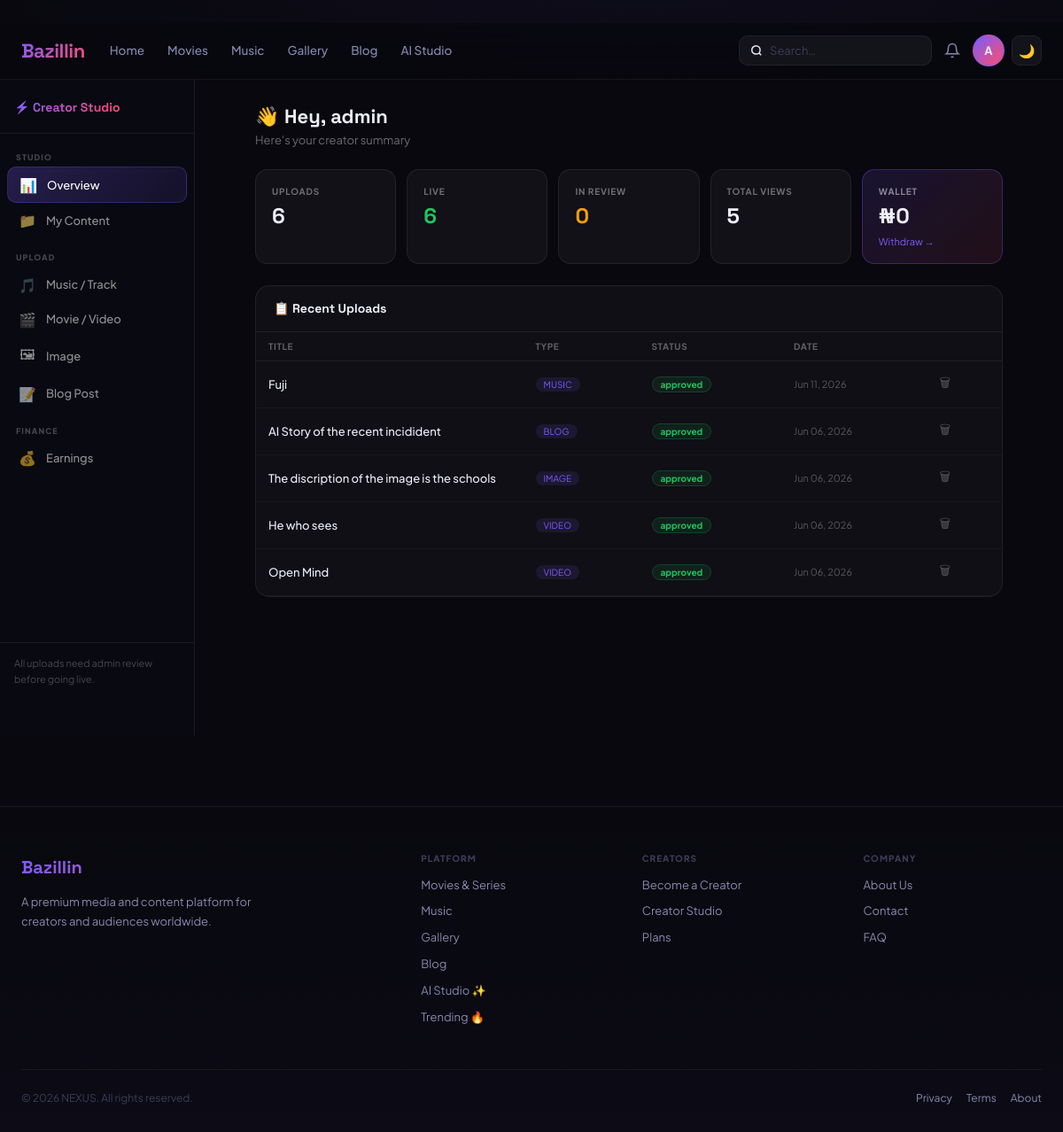
Screenshot of /creator/ (signed in) with the database file from the repository.
### cms/models.py (models this page shows, shortened)
class BrandingConfig(models.Model):
    site_name        = models.CharField(max_length=100, default='NEXUS')
    site_tagline     = models.CharField(max_length=300, blank=True)
    site_description = models.TextField(blank=True)
    logo_primary     = models.ImageField(upload_to='cms/branding/', null=True, blank=True, help_text='Primary logo (dark bg)')
    logo_dark        = models.ImageField(upload_to='cms/branding/', null=True, blank=True, help_text='Logo for light backgrounds')
    logo_footer      = models.ImageField(upload_to='cms/branding/', null=True, blank=True)
    logo_email       = models.ImageField(upload_to='cms/branding/', null=True, blank=True)
    favicon          = models.ImageField(upload_to='cms/branding/', null=True, blank=True)
    social_preview   = models.ImageField(upload_to='cms/branding/', null=True, blank=True, help_text='Default OG image (1200x630)')
    contact_email    = models.EmailField(blank=True)
    contact_phone    = models.CharField(max_length=30, blank=True)
    contact_address  = models.TextField(blank=True)
    social_twitter   = models.URLField(blank=True)
    social_instagram = models.URLField(blank=True)
    social_facebook  = models.URLField(blank=True)
    social_youtube   = models.URLField(blank=True)
    social_tiktok    = models.URLField(blank=True)
    social_discord   = models.URLField(blank=True)
    social_linkedin  = models.URLField(blank=True)
    copyright_text   = models.CharField(max_length=300, blank=True, default='© {year} NEXUS. All rights reserved.')
    updated_at       = models.DateTimeField(auto_now=True)
    class Meta:
        verbose_name = 'Branding Config'
    @classmethod
    def get(cls):
        obj, _ = cls.objects.get_or_create(pk=1)
        return obj
    def get_copyright(self):
        return self.copyright_text.replace('{year}', str(timezone.now().year))

### accounts/models.py (models this page shows, shortened)
class User(AbstractUser):
    ROLE_CHOICES = [('admin', 'Admin'), ('creator', 'Creator'), ('user', 'User')]
    role            = models.CharField(max_length=20, choices=ROLE_CHOICES, default='user')
    avatar          = models.ImageField(upload_to='avatars/', null=True, blank=True)
    bio             = models.TextField(blank=True)
    website         = models.URLField(blank=True)
    followers_count = models.IntegerField(default=0)
    total_earnings  = models.DecimalField(max_digits=10, decimal_places=2, default=0)
    is_verified     = models.BooleanField(default=False)
    subscription_plan   = models.ForeignKey(SubscriptionPlan, null=True, blank=True, on_delete=models.SET_NULL)
    subscription_expiry = models.DateTimeField(null=True, blank=True)
    ai_credits_used     = models.IntegerField(default=0)   # monthly AI blog usage
    ai_credits_reset    = models.DateField(null=True, blank=True)
    created_at          = models.DateTimeField(auto_now_add=True)
    def is_admin(self):    return self.role == 'admin'
    def is_creator(self):  return self.role in ('admin', 'creator')

### monetization/models.py (models this page shows, shortened)
class Wallet(models.Model):
    user             = models.OneToOneField(settings.AUTH_USER_MODEL, on_delete=models.CASCADE,
                                            related_name='wallet')
    balance          = models.DecimalField(max_digits=12, decimal_places=2, default=0)
    pending_balance  = models.DecimalField(max_digits=12, decimal_places=2, default=0)
    total_earned     = models.DecimalField(max_digits=12, decimal_places=2, default=0)
    total_withdrawn  = models.DecimalField(max_digits=12, decimal_places=2, default=0)
    currency         = models.CharField(max_length=5, default='NGN')
    updated_at       = models.DateTimeField(auto_now=True)
    class Meta:
        indexes = [models.Index(fields=['user'])]

### content/models.py (models this page shows, shortened)
class Content(models.Model):
    TYPE_CHOICES   = [('image', 'Image'), ('video', 'Video'), ('music', 'Music'), ('blog', 'Blog')]
    STATUS_CHOICES = [('pending', 'Pending'), ('approved', 'Approved'), ('rejected', 'Rejected')]
    TIER_CHOICES   = [('free', 'Free'), ('premium', 'Premium')]
    creator      = models.ForeignKey(
        settings.AUTH_USER_MODEL, on_delete=models.CASCADE, related_name='contents'
    )
    title        = models.CharField(max_length=200)
    slug         = models.SlugField(max_length=220, unique=True, blank=True)
    description  = models.TextField(blank=True)
    content_type = models.CharField(max_length=20, choices=TYPE_CHOICES)
    tier         = models.CharField(max_length=20, choices=TIER_CHOICES, default='free')
    status       = models.CharField(max_length=20, choices=STATUS_CHOICES, default='pending')
    category     = models.ForeignKey(Category, on_delete=models.SET_NULL, null=True, blank=True)
    tags         = models.ManyToManyField(Tag, blank=True)
    file       = models.FileField(upload_to='content/', null=True, blank=True)
    thumbnail  = models.ImageField(upload_to='thumbnails/', null=True, blank=True)
    source_url = models.URLField(blank=True, help_text='External link used instead of an upload, to save storage space.')
    body = models.TextField(blank=True)
    views           = models.IntegerField(default=0)
    likes_count     = models.IntegerField(default=0)
    downloads_count = models.IntegerField(default=0)
    ai_score    = models.FloatField(null=True, blank=True)
    ai_flags    = models.JSONField(default=dict, blank=True)
    ai_reviewed = models.BooleanField(default=False)
    price    = models.DecimalField(max_digits=8, decimal_places=2, default=0)
    earnings = models.DecimalField(max_digits=10, decimal_places=2, default=0)
    is_ai_generated = models.BooleanField(default=False)
    is_published    = models.BooleanField(default=False)   # NEW – mirrors approved status
    featured        = models.BooleanField(default=False)
    created_at      = models.DateTimeField(auto_now_add=True)
    updated_at      = models.DateTimeField(auto_now=True)
    class Meta:
        ordering = ['-created_at']
    def save(self, *args, **kwargs):
        self.is_published = (self.status == 'approved')
        if not self.slug:
            from django.utils.text import slugify
            base = slugify(self.title) or 'content'
            slug = base
            i = 1
            while Content.objects.filter(slug=slug).exclude(pk=self.pk).exists():
                i += 1
                slug = f'{base}-{i}'
            self.slug = slug
        super().save(*args, **kwargs)

### core/views.py (the view)
    def wrapper(request, *args, **kwargs):
        if not request.user.is_authenticated:
            return redirect('/auth/login/?next=' + request.path)
        if not (request.user.is_creator() or request.user.is_admin()):
            messages.error(request, 'Creator account required.')
            return redirect('/')
        return view_func(request, *args, **kwargs)

### templates/creator/dashboard.html (shortened to what this page needs)
{% extends 'base.html' %}
{% block content %}
<div class="cs-layout">
<aside class="cs-sidebar">
  <div class="cs-logo"><span>⚡ Creator Studio</span></div>
  <div class="csb-sec">
    <div class="csb-lbl">Studio</div>
    <button class="nav-item active" onclick="goTab('overview',this)"><span class="nav-icon">📊</span>Overview</button>
    <button class="nav-item" onclick="goTab('my-content',this)"><span class="nav-icon">📁</span>My Content</button>
  </div>
  <div class="csb-sec" style="margin-top:4px">
    <div class="csb-lbl">Upload</div>
    <button class="nav-item" onclick="goTab('up-music',this)"><span class="nav-icon">🎵</span>Music / Track</button>
    <button class="nav-item" onclick="goTab('up-video',this)"><span class="nav-icon">🎬</span>Movie / Video</button>
    <button class="nav-item" onclick="goTab('up-image',this)"><span class="nav-icon">🖼</span>Image</button>
    <button class="nav-item" onclick="goTab('up-blog',this)"><span class="nav-icon">📝</span>Blog Post</button>
  </div>
  <div class="csb-sec" style="margin-top:4px">
    <div class="csb-lbl">Finance</div>
    <button class="nav-item" onclick="goTab('earnings',this)"><span class="nav-icon">💰</span>Earnings</button>
  </div>
  <div class="cs-footer">All uploads need admin review before going live.</div>
</aside>
<main class="cs-main">
<div class="cs-inner">
<div class="ctab active" id="tab-overview">
  <div style="margin-bottom:22px">
    <h1 style="font-family:'Space Grotesk',sans-serif;font-size:22px;font-weight:800;margin-bottom:4px">👋 Hey, {{ user.username }}</h1>
    <p style="color:rgba(255,255,255,.4);font-size:13px">Here's your creator summary</p>
  </div>
  <div class="stat-row">
    <div class="stat"><div class="stat-lbl">Uploads</div><div class="stat-val">{{ stats.total_uploads }}</div></div>
    <div class="stat"><div class="stat-lbl">Live</div><div class="stat-val" style="color:#22c55e">{{ stats.approved }}</div></div>
    <div class="stat"><div class="stat-lbl">In Review</div><div class="stat-val" style="color:#f59e0b">{{ stats.pending }}</div></div>
    <div class="stat"><div class="stat-lbl">Total Views</div><div class="stat-val">{{ stats.total_views }}</div></div>
    {% if wallet %}<div class="stat" style="background:linear-gradient(135deg,rgba(124,92,252,.15),rgba(255,77,109,.1));border-color:rgba(124,92,252,.3)">
      <div class="stat-lbl" style="color:rgba(255,255,255,.5)">Wallet</div>
      <div class="stat-val">₦{{ wallet.balance|default:"0" }}</div>
      <a href="/creator/withdraw/" style="font-size:11px;color:var(--ac);margin-top:8px;display:inline-block">Withdraw →</a>
    </div>{% endif %}
  </div>
  <div class="cp">
    <div class="cp-head"><span class="cp-title">📋 Recent Uploads</span></div>
    <div style="overflow-x:auto">
      <table style="width:100%;border-collapse:collapse;font-size:13px">
        <thead><tr style="border-bottom:1px solid rgba(255,255,255,.07)">
          <th style="padding:10px 14px;text-align:left;font-size:10px;font-weight:700;text-transform:uppercase;letter-spacing:.06em;color:rgba(255,255,255,.35)">Title</th>
          <th style="padding:10px 14px;text-align:left;font-size:10px;font-weight:700;text-transform:uppercase;letter-spacing:.06em;color:rgba(255,255,255,.35)">Type</th>
          <th style="padding:10px 14px;text-align:left;font-size:10px;font-weight:700;text-transform:uppercase;letter-spacing:.06em;color:rgba(255,255,255,.35)">Status</th>
          <th style="padding:10px 14px;text-align:left;font-size:10px;font-weight:700;text-transform:uppercase;letter-spacing:.06em;color:rgba(255,255,255,.35)">Date</th>
          <th></th>
        </tr></thead>
        <tbody>
        {% for c in content %}
        <tr style="border-bottom:1px solid rgba(255,255,255,.04)">
          <td style="padding:11px 14px;font-weight:500;max-width:180px;overflow:hidden;text-overflow:ellipsis;white-space:nowrap">{{ c.title }}</td>
          <td style="padding:11px 14px"><span style="background:rgba(124,92,252,.12);color:var(--ac);border-radius:20px;padding:2px 9px;font-size:10px;text-transform:uppercase">{{ c.content_type }}</span></td>
          <td style="padding:11px 14px"><span class="s-{{ c.status }}">{{ c.status }}</span></td>
          <td style="padding:11px 14px;font-size:11px;color:rgba(255,255,255,.3)">{{ c.created_at|date:"M d, Y" }}</td>
          <td style="padding:11px 14px"><form method="post" action="/creator/delete/{{ c.pk }}/" onsubmit="return confirm('Delete?')" style="display:inline">{% csrf_token %}<button style="background:none;border:none;color:rgba(255,255,255,.3);cursor:pointer;font-size:14px;padding:3px 7px;border-radius:6px;transition:color .15s" onmouseover="this.style.color='#ef4444'" onmouseout="this.style.color='rgba(255,255,255,.3)'">🗑</button></form></td>
        </tr>
        {% empty %}
        <tr><td colspan="5" style="text-align:center;padding:40px;color:rgba(255,255,255,.3);font-size:13px">No uploads yet — choose a content type below to start.</td></tr>
        {% endfor %}
        </tbody>
      </table>
    </div>
  </div>
</div>
</div>
</main>
</div>
{% endblock %}

### templates/base.html (shortened to what this page needs)
﻿<!DOCTYPE html>
<html lang="en" data-theme="dark">
<head>
</head>
<body>
<nav class="nav">
  <div class="nav-inner">
    <a class="nav-logo" href="/">
      {% if branding and branding.logo_primary %}<img src="{{ branding.logo_primary.url }}" alt="{{ branding.site_name }}">
      {% else %}{{ branding.site_name|default:'NEXUS' }}{% endif %}
    </a>
    <div class="nav-links">
      <a class="nav-link {% if request.path == '/' %}on{% endif %}" href="/">Home</a>
      <a class="nav-link {% if '/movies/' in request.path %}on{% endif %}" href="/movies/">Movies</a>
      <a class="nav-link {% if '/music/' in request.path %}on{% endif %}" href="/music/">Music</a>
      <a class="nav-link {% if '/images/' in request.path %}on{% endif %}" href="/images/">Gallery</a>
      <a class="nav-link {% if '/blog/' in request.path %}on{% endif %}" href="/blog/">Blog</a>
      <a class="nav-link {% if '/ai/' in request.path %}on{% endif %}" href="/ai/studio/">AI Studio</a>
    </div>
    <div class="nav-r">
      <form class="nav-search" action="/search/" method="get">
        <svg width="14" height="14" viewBox="0 0 24 24" fill="none" stroke="currentColor" stroke-width="2.5"><circle cx="11" cy="11" r="8"/><path d="m21 21-4.35-4.35"/></svg>
        <input type="text" name="q" placeholder="Search…" value="{{ request.GET.q }}" autocomplete="off">
      </form>
      {% if user.is_authenticated %}
      <a href="/admin-panel/notifications/" style="position:relative;color:var(--tx2);display:flex;align-items:center;padding:6px;border-radius:8px;transition:background .15s" onmouseover="this.style.background='rgba(255,255,255,.06)'" onmouseout="this.style.background='none'">
        <svg width="18" height="18" viewBox="0 0 24 24" fill="none" stroke="currentColor" stroke-width="2"><path d="M18 8A6 6 0 0 0 6 8c0 7-3 9-3 9h18s-3-2-3-9"/><path d="M13.73 21a2 2 0 0 1-3.46 0"/></svg>
      </a>
      <div class="ddwrap">
        <div class="avatar" onclick="this.nextElementSibling.classList.toggle('open')">
          {% if user.avatar %}<img src="{{ user.avatar.url }}" alt="">{% else %}{{ user.username|slice:':1'|upper }}{% endif %}
        </div>
      </div>
      {% else %}
      <a class="btn btn-ghost btn-sm" href="/auth/login/">Log in</a>
      <a class="btn btn-primary btn-sm" href="/auth/register/">Sign up</a>
      {% endif %}
      <button id="themeBtn" onclick="toggleSiteTheme()" style="width:34px;height:34px;border-radius:9px;background:rgba(255,255,255,.05);border:1px solid var(--bd);cursor:pointer;font-size:15px;display:flex;align-items:center;justify-content:center;transition:all .15s" title="Toggle theme">🌙</button>
    </div>
  </div>
</nav>
<main>{% block content %}{% endblock %}</main>
<footer class="footer">
  <div class="wrap">
    <div class="footer-grid">
      <div>
        <div class="footer-logo">{% if branding and branding.logo_footer %}<img src="{{ branding.logo_footer.url }}" style="height:28px">{% else %}{{ branding.site_name|default:'NEXUS' }}{% endif %}</div>
        <p class="footer-desc">{{ branding.site_description|default:'A premium media and content platform for creators and audiences worldwide.' }}</p>
      </div>
      <div class="footer-col">
        <h4>Platform</h4>
        <a href="/movies/">Movies & Series</a>
        <a href="/music/">Music</a>
        <a href="/images/">Gallery</a>
        <a href="/blog/">Blog</a>
        <a href="/ai/studio/">AI Studio ✨</a>
        <a href="/trending/">Trending 🔥</a>
      </div>
      <div class="footer-col">
        <h4>Creators</h4>
        <a href="/auth/register/?role=creator">Become a Creator</a>
        <a href="/creator/">Creator Studio</a>
        <a href="/subscriptions/">Plans</a>
      </div>
      <div class="footer-col">
        <h4>Company</h4>
        <a href="/page/about/">About Us</a>
        <a href="/page/contact/">Contact</a>
        <a href="/page/faq/">FAQ</a>
      </div>
    </div>
    <div class="footer-bottom">
      <span>{% if branding %}{{ branding.get_copyright }}{% else %}© 2025 NEXUS. All rights reserved.{% endif %}</span>
      <div style="display:flex;gap:16px"><a href="/page/privacy/">Privacy</a><a href="/page/terms/">Terms</a><a href="/page/about/">About</a></div>
    </div>
  </div>
</footer>
</body>
</html>

### rows the page displays
BrandingConfig: site_name "Bazillin", site_description "A premium media and content platform for creators and audiences worldwide.", get_copyright "© 2026 NEXUS. All rights reserved."
User: username "A", username "admin"
Wallet: balance "0"
Content: title "Fuji", content_type "MUSIC", status "approved", created_at "Jun 11, 2026"
Content: title "AI Story of the recent incidident", content_type "BLOG", status "approved", created_at "Jun 06, 2026"
Content: title "The discription of the image is the schools", content_type "IMAGE", status "approved", created_at "Jun 06, 2026"
Content: title "He who sees", content_type "VIDEO", status "approved", created_at "Jun 06, 2026"
Content: title "Open Mind", content_type "VIDEO", status "approved", created_at "Jun 06, 2026"

### other values shown
{{ stats.total_uploads }} "6"
{{ stats.approved }} "6"
{{ stats.pending }} "0"
{{ stats.total_views }} "5"
